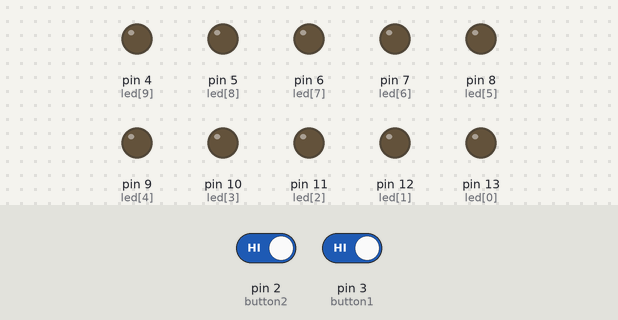
A sketch run on a simulated Arduino Uno, built with avr-gcc and run on an emulated ATmega328P. Shown: output pins drawn as LEDs (lit = HIGH). Dashed ring = blinking. Inputs (shaded band) come from the test bench; at power-on: pin 2 (button2) HIGH, pin 3 (button1) HIGH.

Above: at 10.8 s.
10.9 s: pin 2 (button2) driven LOW and pin 3 (button1) driven LOW
At 18.4 s:
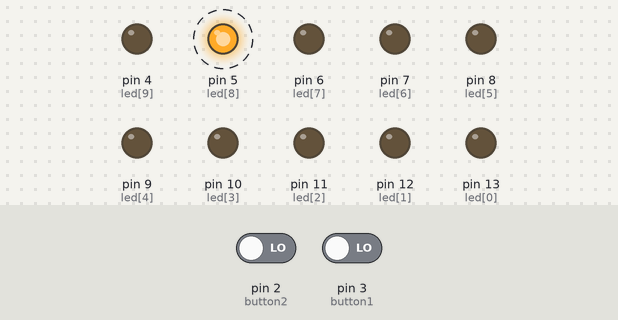
23.0 s: pin 2 (button2) driven HIGH
At 23.4 s:
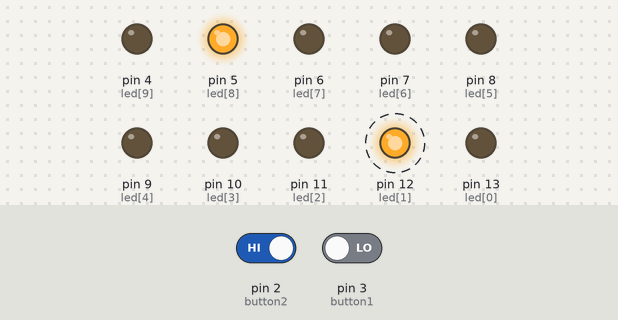
28.0 s: pin 2 (button2) driven LOW
At 31.4 s:
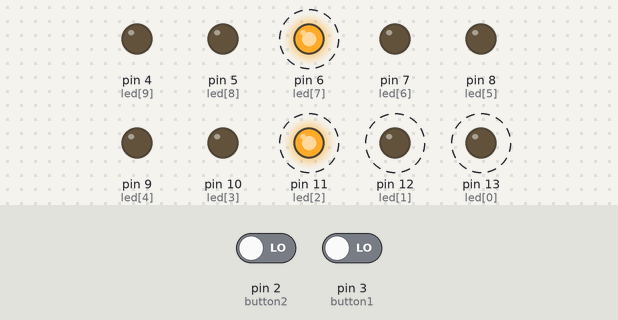
Timing chart, 0 to 39.0 s (numbered marks = the images above; inputs shaded):
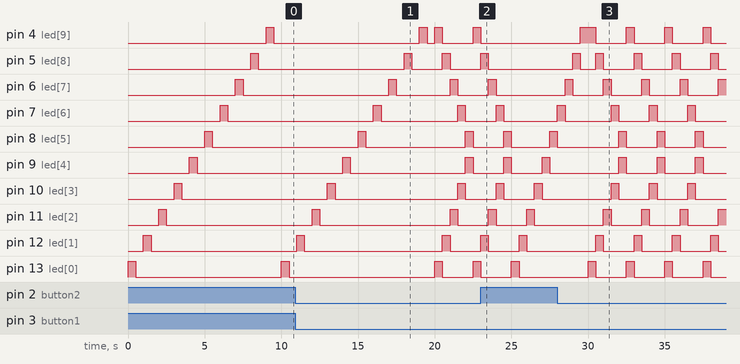

Measured:
- after the input at 23.0 s, pin 4 (led[9]): goes on until 23.0 s, then stays LOW; pin 5 (led[8]): goes on until 23.5 s, then stays LOW; pin 6 (led[7]): goes on until 24.0 s, then stays LOW; pin 7 (led[6]): goes on until 24.5 s, then stays LOW; pin 13 (led[0]): goes on until 25.5 s, then stays LOW
- after the input at 28.0 s, pin 6 (led[7]): alternates HIGH for 0.50 s and LOW for 2.0 s, starting after 3.0 s; pin 9 (led[4]): alternates HIGH for 0.50 s and LOW for 2.0 s, starting after 6.5 s
- by itself, pin 6 (led[7]): alternates HIGH for 0.50 s and LOW for 3.5 s
- by itself, pin 7 (led[6]): alternates HIGH for 0.50 s and LOW for 5.0 s
- by itself, pin 8 (led[5]): alternates HIGH for 0.50 s and LOW for 6.5 s
- by itself, pin 9 (led[4]): alternates HIGH for 0.50 s and LOW for 7.5 s
- by itself, pin 10 (led[3]): alternates HIGH for 0.50 s and LOW for 8.0 s
- by itself, pin 11 (led[2]): alternates HIGH for 0.50 s and LOW for 8.5 s

The sketch:

Function_light.ino.ino
```cpp
int led[] = {13, 12, 11, 10, 9, 8, 7, 6, 5, 4};

int button1 = 3;
int button2 = 2;

void setup() {
  for (int i = 0; i < 10; i++) {
    pinMode(led[i], OUTPUT);
  }

  pinMode(button1, INPUT_PULLUP);
  pinMode(button2, INPUT_PULLUP);
}

void loop() {

  // Both buttons pressed
  if (digitalRead(button1) == LOW && digitalRead(button2) == LOW) {

    int temp = 9;

    for (int i = 0; i < 5; i++) {
      digitalWrite(led[i], HIGH);
      digitalWrite(led[temp], HIGH);
      delay(500);

      digitalWrite(led[i], LOW);
      digitalWrite(led[temp], LOW);
      temp--;
    }
  }

  // Button 1 pressed
  else if (digitalRead(button1) == LOW) {

    for (int i = 0; i < 10; i++) {

      if (i > 0)
        digitalWrite(led[i - 1], LOW);

      digitalWrite(led[i], HIGH);
      delay(500);
    }

    digitalWrite(led[9], LOW);
  }

  // Button 2 pressed
  else if (digitalRead(button2) == LOW) {

    for (int i = 9; i >= 0; i--) {

      if (i < 9)
        digitalWrite(led[i + 1], LOW);

      digitalWrite(led[i], HIGH);
      delay(500);
    }

    digitalWrite(led[0], LOW);
  }

  // No button pressed
  else {

    for (int i = 0; i < 10; i++) {
      digitalWrite(led[i], HIGH);
      delay(500);
      digitalWrite(led[i], LOW);
      delay(500);
    }
  }
}
```
